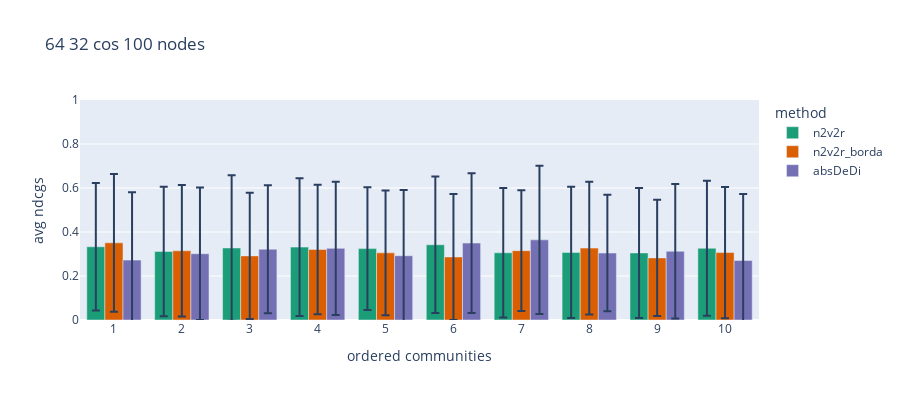

The notebook cell saved with this chart:
### Code cell
comms_string = [ str(i) for i in range(num_com)]
algo = ['total', *comms_string]

x = np.arange(num_com+1)
y1_one = mean_n2v2r_scores
y2_one = mean_n2v2r_borda_scores
y3_one = mean_absDeDi_scores
y1_one_err = std_n2v2r_scores
y2_one_err = std_n2v2r_borda_scores
y3_one_err = std_absDeDi_scores

import plotly.express as px

ndcgs = np.concatenate((y1_one[1:],y2_one[1:],y3_one[1:]), axis=None)
errors = np.concatenate((y1_one_err[1:], y2_one_err[1:], y3_one_err[1:]), axis=None)
method_indicator = (['n2v2r'] * num_com ) + (['n2v2r_borda'] * num_com) + (['absDeDi'] * num_com)
comms = [str(i) for i in range(1,num_com+1)]
comms_indicator = comms * 3 

df = pd.DataFrame(list(zip(ndcgs, errors, method_indicator, comms_indicator)),
               columns =['avg ndcgs', 'errors', 'method', 'ordered communities'])

fig = px.bar(df, x="ordered communities", y="avg ndcgs",
             color='method', barmode='group',
             height=400, error_y="errors", title= '64 32 cos 100 nodes',  color_discrete_sequence = ['#1b9e77','#d95f02','#7570b3'])

fig.update_yaxes(range = [0,1])


fig.show()

### Figure 1 — Plotly figure (JSON) as saved in the notebook; plotly's stock layout.template omitted (floating-point values rounded to 4 significant figures)
{"data": [{"alignmentgroup": "True", "error_y": {"array": [0.2899, 0.2944, 0.3307, 0.3136, 0.2785, 0.31, 0.2942, 0.2982, 0.2957, 0.3072]}, "hovertemplate": "method=n2v2r<br>ordered communities=%{x}<br>avg ndcgs=%{y}<extra></extra>", "legendgroup": "n2v2r", "marker": {"color": "#1b9e77", "pattern": {"shape": ""}}, "name": "n2v2r", "offsetgroup": "n2v2r", "orientation": "v", "showlegend": true, "textposition": "auto", "type": "bar", "x": ["1", "2", "3", "4", "5", "6", "7", "8", "9", "10"], "xaxis": "x", "y": [0.3328, 0.3117, 0.3274, 0.3313, 0.3245, 0.3419, 0.3056, 0.3071, 0.3049, 0.326], "yaxis": "y"}, {"alignmentgroup": "True", "error_y": {"array": [0.3131, 0.2991, 0.2873, 0.2944, 0.2837, 0.2861, 0.2741, 0.3015, 0.2638, 0.2982]}, "hovertemplate": "method=n2v2r_borda<br>ordered communities=%{x}<br>avg ndcgs=%{y}<extra></extra>", "legendgroup": "n2v2r_borda", "marker": {"color": "#d95f02", "pattern": {"shape": ""}}, "name": "n2v2r_borda", "offsetgroup": "n2v2r_borda", "orientation": "v", "showlegend": true, "textposition": "auto", "type": "bar", "x": ["1", "2", "3", "4", "5", "6", "7", "8", "9", "10"], "xaxis": "x", "y": [0.3508, 0.3147, 0.2915, 0.3204, 0.3052, 0.2866, 0.3152, 0.3267, 0.2824, 0.3065], "yaxis": "y"}, {"alignmentgroup": "True", "error_y": {"array": [0.309, 0.3008, 0.291, 0.3027, 0.299, 0.3176, 0.3367, 0.2646, 0.3057, 0.3018]}, "hovertemplate": "method=absDeDi<br>ordered communities=%{x}<br>avg ndcgs=%{y}<extra></extra>", "legendgroup": "absDeDi", "marker": {"color": "#7570b3", "pattern": {"shape": ""}}, "name": "absDeDi", "offsetgroup": "absDeDi", "orientation": "v", "showlegend": true, "textposition": "auto", "type": "bar", "x": ["1", "2", "3", "4", "5", "6", "7", "8", "9", "10"], "xaxis": "x", "y": [0.2722, 0.3013, 0.3217, 0.3257, 0.2921, 0.3496, 0.3643, 0.3044, 0.3125, 0.2704], "yaxis": "y"}], "layout": {"barmode": "group", "height": 400, "legend": {"title": {"text": "method"}, "tracegroupgap": 0}, "title": {"text": "64 32 cos 100 nodes"}, "xaxis": {"anchor": "y", "domain": [0, 1], "title": {"text": "ordered communities"}}, "yaxis": {"anchor": "x", "domain": [0, 1], "range": [0, 1], "title": {"text": "avg ndcgs"}}}}
